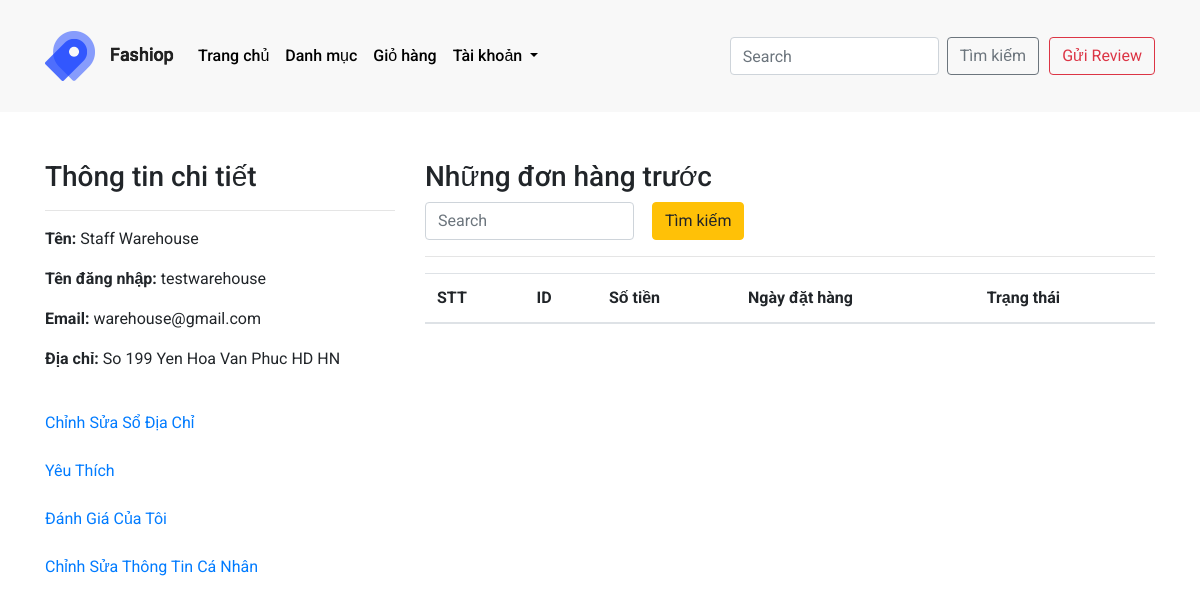
The app's page /profile/ (signed in) with its own data.
### ecomapp/models.py (models this page shows, shortened)
class Customer(models.Model):
    id = models.AutoField(db_column='ID', primary_key=True)  # Field name made lowercase.
    userid = models.OneToOneField("Users", models.CASCADE, db_column='CustomerID', blank=True, null=True)
    class Meta:
        db_table = 'customer'

class Users(models.Model):
    id = models.AutoField(db_column='ID', primary_key=True)  # Field name made lowercase.
    dateofbirth = models.DateField(db_column='DateOfBirth', blank=True, null=True)  # Field name made lowercase.
    gender = models.CharField(db_column='Gender', max_length=255, blank=True, null=True)  # Field name made lowercase.
    accountid = models.OneToOneField('Account', models.CASCADE, db_column='AccountID', blank=True, null=True)
    contactinfoid = models.OneToOneField('ContactInfo', models.CASCADE, db_column='ContactInfoID', blank=True, null=True)
    fullnameid = models.OneToOneField('FullName', models.CASCADE, db_column='FullNameID', blank=True, null=True)
    addressid = models.OneToOneField('Address', models.CASCADE, db_column='AddressID', blank=True, null=True)
    class Meta:
        db_table = 'users'

class Fullname(models.Model):
    id = models.AutoField(db_column='ID', primary_key=True)  # Field name made lowercase.
    firstname = models.CharField(db_column='FirstName', max_length=255, blank=True, null=True)  # Field name made lowercase.
    middlename = models.CharField(db_column='MiddleName', max_length=255, blank=True, null=True)  # Field name made lowercase.
    lastname = models.CharField(db_column='LastName', max_length=255, blank=True, null=True)  # Field name made lowercase.
    class Meta:
        db_table = 'fullname'
    @property
    def fullname(self):
        return f"{self.lastname} {self.middlename} {self.firstname}"

class Account(models.Model):
    id = models.AutoField(db_column='ID', primary_key=True)  # Field name made lowercase.
    user = models.OneToOneField(User, on_delete=models.CASCADE)
    class Meta:
        db_table = 'account'

class Contactinfo(models.Model):
    id = models.AutoField(db_column='ID', primary_key=True)  # Field name made lowercase.
    phonenumber = models.CharField(db_column='PhoneNumber', max_length=255, blank=True, null=True)  # Field name made lowercase.
    email = models.CharField(db_column='Email', max_length=255, blank=True, null=True)  # Field name made lowercase.
    class Meta:
        db_table = 'contactinfo'

class Address(models.Model):
    id = models.AutoField(db_column='ID', primary_key=True)  # Field name made lowercase.
    city = models.CharField(db_column='City', max_length=255, blank=True, null=True)  # Field name made lowercase.
    district = models.CharField(db_column='District', max_length=255, blank=True, null=True)  # Field name made lowercase.
    town = models.CharField(db_column='Town', max_length=255, blank=True, null=True)  # Field name made lowercase.
    street = models.CharField(db_column='Street', max_length=255, blank=True, null=True)  # Field name made lowercase.
    description = models.CharField(db_column='Description', max_length=255, blank=True, null=True)  # Field name made lowercase.
    class Meta:
        db_table = 'address'
    @property
    def address(self):
        return f"{self.description} {self.street} {self.town} {self.district} {self.city}"

### ecomapp/views.py (the view)
# urls.py: path("profile/", CustomerProfileView.as_view(), name="customerprofile"),
class CustomerProfileView(TemplateView):
    template_name = "customerprofile.html"
    def dispatch(self, request, *args, **kwargs):
        if request.user.is_authenticated and Customer.objects.filter(userid__accountid__user = request.user).exists():
            pass
        else:
            return redirect("/login/?next=/profile/")
        return super().dispatch(request, *args, **kwargs)
    def get_context_data(self, **kwargs):
        context = super().get_context_data(**kwargs)
        customer = Customer.objects.get(userid__accountid = self.request.user.account)
        context['customer'] = customer
        orders = Order.objects.filter(customerid=customer).order_by("-id")
        context["orders"] = orders
        return context

### templates/customerprofile.html (shortened to what this page needs)
{% extends 'base.html' %}
{% block content %}
<div class="container">
    <div class="row mt-5">
        <div class="col-md-4">
            <h3>Thông tin chi tiết</h3>
            <hr>
            <p><span class="font-weight-bold">Tên: </span> {{customer.userid.fullnameid.fullname}}</p>
            <p><span class="font-weight-bold">Tên đăng nhập: </span> {{customer.userid.accountid.user.username}}</p>
            <p><span class="font-weight-bold">Email: </span> {{customer.userid.contactinfoid.email}}</p>
            <p><span class="font-weight-bold">Địa chỉ: </span> {{customer.userid.addressid.address}}</p>
            <br>
            <a href = "{% url 'ecomapp:shippingaddresslist' customer.id %}">Chỉnh Sửa Sổ Địa Chỉ</a>
            <br>
            <br>
            <a href = "{% url 'ecomapp:wishlist' %}">Yêu Thích</a>
            <br>
            <br>
            <a href = "{% url 'ecomapp:reviewlist' %}">Đánh Giá Của Tôi</a>
            <br>
            <br>
            <a href = "{% url 'ecomapp:editprofile' customer.userid.id %}">Chỉnh Sửa Thông Tin Cá Nhân</a>
        </div>
        <div class="col-md-8">
            <h3>Những đơn hàng trước</h3>
            <form class="form-inline my-2 my-lg-0" action="" method="GET">
                <input name="keyword" class="form-control mr-sm-2" type="search" placeholder="Search"
                    aria-label="Search" required>
                <button class="btn btn-warning my-2 my-sm-0" type="submit" style="margin-left:10px ;">Tìm kiếm</button>
            </form>
            <hr>
            <table class="table table-hover">
                <thead>
                    <tr>
                        <th>STT</th>
                        <th>ID</th>
                        <th>Số tiền</th>
                        <th>Ngày đặt hàng</th>
                        <th>Trạng thái</th>
                    </tr>
                </thead>
            </table>
        </div>
    </div>
</div>
{% endblock %}

### records on screen
Customer: userid.fullnameid.fullname "Staff Warehouse", userid.accountid.user.username "testwarehouse", userid.contactinfoid.email "warehouse@gmail.com", userid.addressid.address "So 199 Yen Hoa Van Phuc HD HN"
